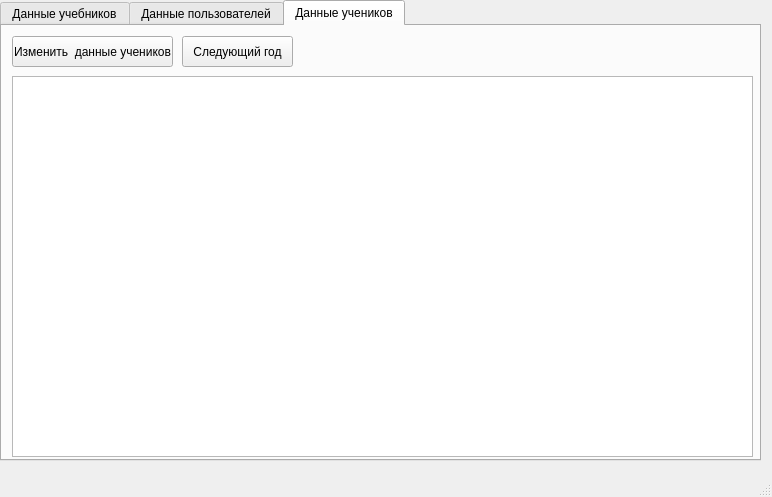
<?xml version="1.0" encoding="UTF-8"?>
<ui version="4.0">
 <class>MainWindow</class>
 <widget class="QMainWindow" name="MainWindow">
  <property name="geometry">
   <rect>
    <x>0</x>
    <y>0</y>
    <width>772</width>
    <height>497</height>
   </rect>
  </property>
  <property name="windowTitle">
   <string>MainWindow</string>
  </property>
  <widget class="QWidget" name="centralwidget">
   <widget class="QTabWidget" name="tabWidget">
    <property name="geometry">
     <rect>
      <x>0</x>
      <y>0</y>
      <width>761</width>
      <height>461</height>
     </rect>
    </property>
    <property name="currentIndex">
     <number>2</number>
    </property>
    <widget class="QWidget" name="tab">
     <attribute name="title">
      <string>Данные учебников</string>
     </attribute>
     <widget class="QTableWidget" name="tableWidget">
      <property name="geometry">
       <rect>
        <x>10</x>
        <y>50</y>
        <width>741</width>
        <height>381</height>
       </rect>
      </property>
     </widget>
     <widget class="QPushButton" name="pushButton">
      <property name="geometry">
       <rect>
        <x>10</x>
        <y>10</y>
        <width>161</width>
        <height>31</height>
       </rect>
      </property>
      <property name="text">
       <string>Добавить данные учебника</string>
      </property>
     </widget>
     <widget class="QPushButton" name="pushButton_2">
      <property name="geometry">
       <rect>
        <x>180</x>
        <y>10</y>
        <width>161</width>
        <height>31</height>
       </rect>
      </property>
      <property name="text">
       <string>Изменить данные учебника</string>
      </property>
     </widget>
     <widget class="QPushButton" name="pushButton_3">
      <property name="geometry">
       <rect>
        <x>350</x>
        <y>10</y>
        <width>161</width>
        <height>31</height>
       </rect>
      </property>
      <property name="text">
       <string>Удалить данные учебника</string>
      </property>
     </widget>
    </widget>
    <widget class="QWidget" name="tab_2">
     <attribute name="title">
      <string>Данные пользователей</string>
     </attribute>
     <widget class="QPushButton" name="pushButton2">
      <property name="geometry">
       <rect>
        <x>10</x>
        <y>10</y>
        <width>191</width>
        <height>31</height>
       </rect>
      </property>
      <property name="text">
       <string>Добавить данные пользователя</string>
      </property>
     </widget>
     <widget class="QPushButton" name="pushButton2_2">
      <property name="geometry">
       <rect>
        <x>210</x>
        <y>10</y>
        <width>191</width>
        <height>31</height>
       </rect>
      </property>
      <property name="text">
       <string>Изменить данные пользователя</string>
      </property>
     </widget>
     <widget class="QPushButton" name="pushButton2_3">
      <property name="geometry">
       <rect>
        <x>410</x>
        <y>10</y>
        <width>191</width>
        <height>31</height>
       </rect>
      </property>
      <property name="text">
       <string>Удалить данные пользователя</string>
      </property>
     </widget>
     <widget class="QTableWidget" name="tableWidget2">
      <property name="geometry">
       <rect>
        <x>10</x>
        <y>50</y>
        <width>741</width>
        <height>361</height>
       </rect>
      </property>
     </widget>
    </widget>
    <widget class="QWidget" name="tab_3">
     <attribute name="title">
      <string>Данные учеников</string>
     </attribute>
     <widget class="QPushButton" name="pushButton3">
      <property name="geometry">
       <rect>
        <x>10</x>
        <y>10</y>
        <width>161</width>
        <height>31</height>
       </rect>
      </property>
      <property name="text">
       <string>Изменить  данные учеников</string>
      </property>
     </widget>
     <widget class="QTableWidget" name="tableWidget3">
      <property name="geometry">
       <rect>
        <x>10</x>
        <y>50</y>
        <width>741</width>
        <height>381</height>
       </rect>
      </property>
     </widget>
     <widget class="QPushButton" name="pushButton3_2">
      <property name="geometry">
       <rect>
        <x>180</x>
        <y>10</y>
        <width>111</width>
        <height>31</height>
       </rect>
      </property>
      <property name="text">
       <string>Следующий год</string>
      </property>
     </widget>
    </widget>
   </widget>
  </widget>
  <widget class="QMenuBar" name="menubar">
   <property name="geometry">
    <rect>
     <x>0</x>
     <y>0</y>
     <width>772</width>
     <height>21</height>
    </rect>
   </property>
  </widget>
  <widget class="QStatusBar" name="statusbar"/>
 </widget>
 <resources/>
 <connections/>
</ui>
